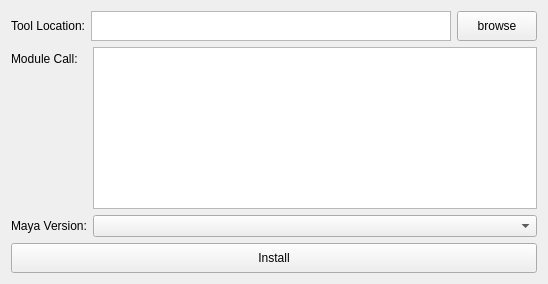
<?xml version="1.0" encoding="UTF-8"?>
<ui version="4.0">
 <class>Form</class>
 <widget class="QWidget" name="Form">
  <property name="geometry">
   <rect>
    <x>0</x>
    <y>0</y>
    <width>548</width>
    <height>284</height>
   </rect>
  </property>
  <property name="windowTitle">
   <string>Maya Tools Installer</string>
  </property>
  <layout class="QVBoxLayout" name="verticalLayout">
   <item>
    <layout class="QHBoxLayout" name="horizontalLayout">
     <item>
      <widget class="QLabel" name="label">
       <property name="text">
        <string>Tool Location:</string>
       </property>
      </widget>
     </item>
     <item>
      <widget class="QTextEdit" name="txt_tool_loc">
       <property name="sizePolicy">
        <sizepolicy hsizetype="Expanding" vsizetype="Fixed">
         <horstretch>0</horstretch>
         <verstretch>0</verstretch>
        </sizepolicy>
       </property>
       <property name="maximumSize">
        <size>
         <width>16777215</width>
         <height>30</height>
        </size>
       </property>
      </widget>
     </item>
     <item>
      <widget class="QPushButton" name="btn_browse">
       <property name="sizePolicy">
        <sizepolicy hsizetype="Minimum" vsizetype="Fixed">
         <horstretch>0</horstretch>
         <verstretch>0</verstretch>
        </sizepolicy>
       </property>
       <property name="minimumSize">
        <size>
         <width>0</width>
         <height>30</height>
        </size>
       </property>
       <property name="text">
        <string>browse</string>
       </property>
      </widget>
     </item>
    </layout>
   </item>
   <item>
    <layout class="QFormLayout" name="formLayout_2">
     <item row="0" column="0">
      <widget class="QLabel" name="label_2">
       <property name="text">
        <string>Module Call:</string>
       </property>
      </widget>
     </item>
     <item row="0" column="1">
      <widget class="QTextEdit" name="txt_module_call">
       <property name="sizePolicy">
        <sizepolicy hsizetype="Expanding" vsizetype="Preferred">
         <horstretch>0</horstretch>
         <verstretch>0</verstretch>
        </sizepolicy>
       </property>
      </widget>
     </item>
     <item row="1" column="0">
      <widget class="QLabel" name="label_3">
       <property name="text">
        <string>Maya Version:</string>
       </property>
      </widget>
     </item>
     <item row="1" column="1">
      <widget class="QComboBox" name="combo_version"/>
     </item>
    </layout>
   </item>
   <item>
    <widget class="QPushButton" name="btn_install">
     <property name="sizePolicy">
      <sizepolicy hsizetype="Minimum" vsizetype="Maximum">
       <horstretch>0</horstretch>
       <verstretch>0</verstretch>
      </sizepolicy>
     </property>
     <property name="minimumSize">
      <size>
       <width>0</width>
       <height>30</height>
      </size>
     </property>
     <property name="text">
      <string>Install</string>
     </property>
    </widget>
   </item>
  </layout>
 </widget>
 <resources/>
 <connections/>
</ui>
